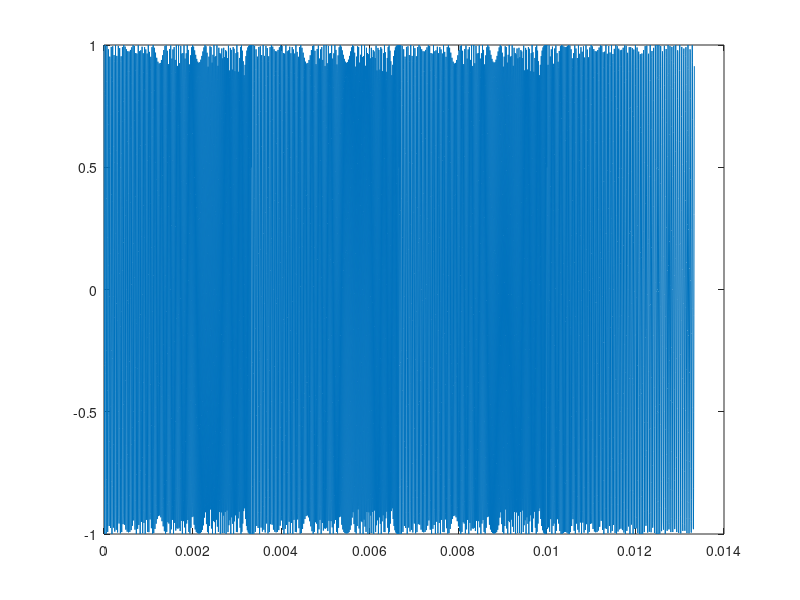

This figure's MATLAB source:
T=1/300
t=(0:T/1000:T)
delta=T/1000
t=t(1:1000)
f_max=40000
f_min=30000
up=cos((2*pi*t).*(((f_max-f_min)/T)*t+f_min))
dow=cos((2*pi*t).*(((f_min-f_max)/T)*t+f_max))
%plot(t,up)
b=randi([0 1],1,4)


for i=1:1:4
if(b(i)==0)
    b(i)=-1;
end
end
c=upsample(b,(uint32(T/delta)))
plot(c)
signal=0
for i=1:4000
    if(c(i)==1)
        signal=[signal up];
        
    else 
        if(c(i)==-1)
            signal=[signal dow];
    else
            continue
        end
    end
end
signal=signal(2:4001);
t_1=(0:T/1000:4*T);
t_1=t_1(1:4000);
plot(t_1,signal)
up_signal=[up up up up]
%plot(t_1,up_signal)
out=signal.*up_signal

%for j=1:3
 %   for i=(j-1)*1000:(j*1000)+1